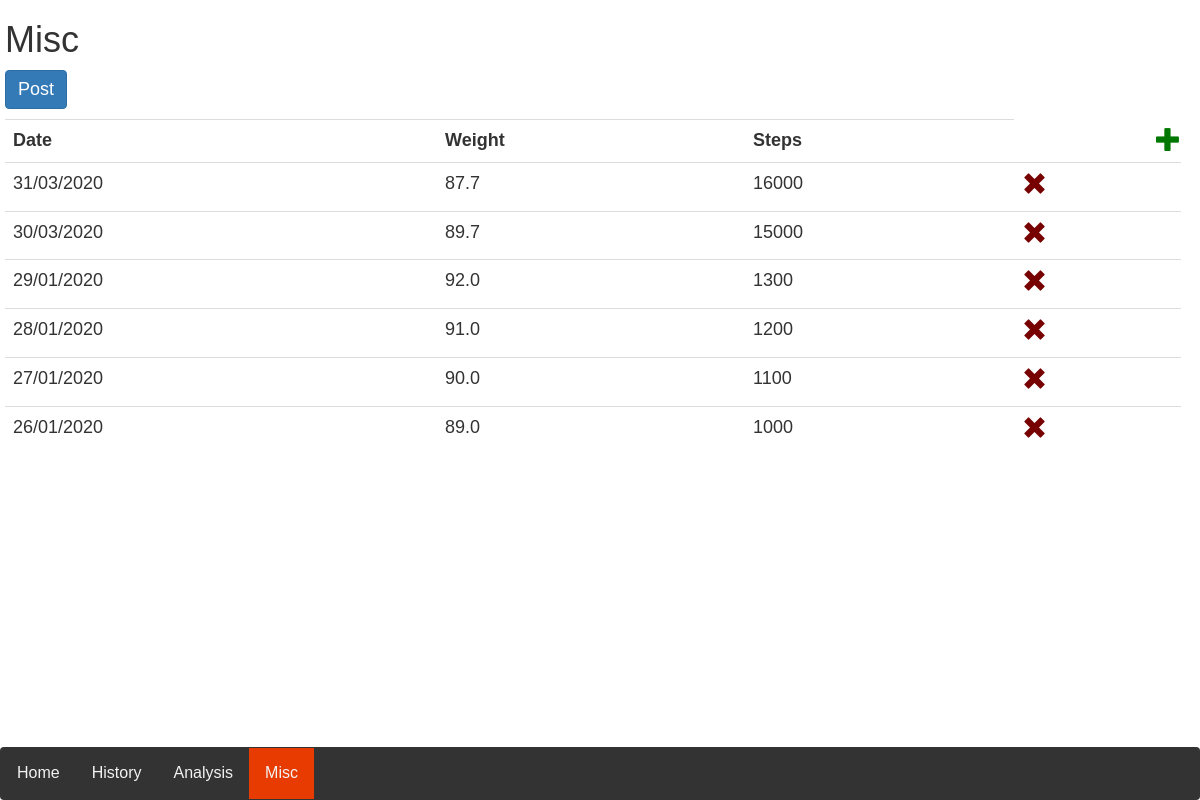
Page /misc on the committed database.
### foodwatch/models.py (models this page shows)
class Misc(db.Model):
    __table__name ='weights'
    id = db.Column(db.Integer, primary_key=True)
    timestamp_unix = db.Column(db.Float)
    timestamp_obj = db.Column(db.DateTime)
    amount_weight = db.Column(db.Float)
    amount_steps = db.Column(Integer)

### foodwatch/app.py (the view)
    @app.route("/misc")
    def misc():
        prev_data = []
        '#Query all data from Misc and sort by date (desc)'
        for el in db.session.query(Misc).order_by(Misc.timestamp_obj.desc()).all():
            el.timestamp_obj = el.timestamp_obj.strftime("%d/%m/%Y")
            prev_data.append(convert_sqlalchemy_todict(el))
        return render_template('misc.html', prev_data=prev_data)

### foodwatch/templates/misc.html (shortened to what this page needs)
<!DOCTYPE html>
<html lang="en">
<head>
  <link rel="stylesheet" href="https://ajax.googleapis.com/ajax/libs/jqueryui/1.11.2/themes/smoothness/jquery-ui.css">
  <link rel="stylesheet" href="https://netdna.bootstrapcdn.com/bootstrap/3.1.1/css/bootstrap.min.css">
</head>
<body>
<div class="main">
  <h1>Misc</h1>
  <button id="export-btn" class="btn btn-primary export_btn">Post</button>
  <div id="table" class="table-editable">
    <span class="table-add glyphicon glyphicon-plus"></span>
    <table class="table">
      <tbody>
      <tr id="header_table">
        <th>Date</th>
        <th>Weight</th>
        <th>Steps</th>
      </tr>
      {% for name in prev_data %}
      <tr>
        <td contenteditable="true">{{name.timestamp_obj}}</td>
        <td contenteditable="true">{{name.amount_weight}}</td>
        <td contenteditable="true">{{name.amount_steps}}</td>
        <td>
          <span class="table-remove glyphicon glyphicon-remove"></span>
        </td>
      </tr>
      {% endfor %}
      </tbody>
    </table>
  </div>
</div>
{% include "footer.html" %}
</body>
</html>

### foodwatch/templates/misc.html (style rules this page uses)
.main { width:98%; margin:5px }
.table-editable { position: relative; }
.table { font-size: large; }
.export_btn { font-size: large; }
.table-editable .glyphicon { font-size: 25px; }
.table-remove { color: #700; cursor: pointer; }
.table-add { color: #070; cursor: pointer; position: absolute; top: 8px; right: 0; }

### foodwatch/templates/footer.html (style rules this page uses)
body { margin: 0; font-family: Arial, Helvetica, sans-serif; }

### rows in the picture
Misc: timestamp_obj "31/03/2020", amount_weight "87.7", amount_steps "16000"
Misc: timestamp_obj "30/03/2020", amount_weight "89.7", amount_steps "15000"
Misc: timestamp_obj "29/01/2020", amount_weight "92.0", amount_steps "1300"
Misc: timestamp_obj "28/01/2020", amount_weight "91.0", amount_steps "1200"
Misc: timestamp_obj "27/01/2020", amount_weight "90.0", amount_steps "1100"
Misc: timestamp_obj "26/01/2020", amount_weight "89.0", amount_steps "1000"
